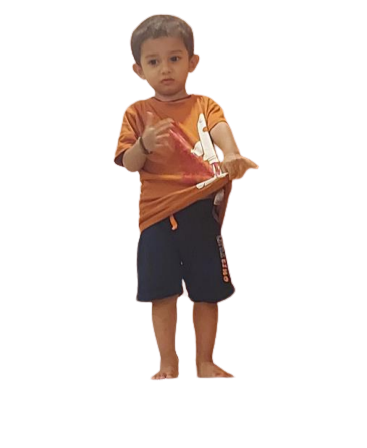
#> input picture no-bg.png, 367 x 448 px
$ python add_white_background.py
#> lines starting #> are read from the running program, lines starting #| are printed output that depends on the picture

import numpy as np
import cv2
from PIL import Image

# creating array using np.zeroes()
array = np.zeros([500, 500, 3],
                 dtype = np.uint8)

# setting RGB color values as 255,255,255
array[:, :] = [255, 255, 255]

# displaying the image
cv2.imshow("image", array)
cv2.waitKey(0)
cv2.imwrite('white-bg.png',array)


img1 = Image.open(r"white-bg.png")
img2 = Image.open(r"no-bg.png")
#> img2 is the input picture: PIL image 367x448 RGBA; mean R, G, B, A 22.8, 14.8, 11.5, 42

# Pasting img2 image on top of img1
# starting at coordinates (0, 0)
# simulating an raster overlay
img1.paste(img2, (0,0), mask = img2)
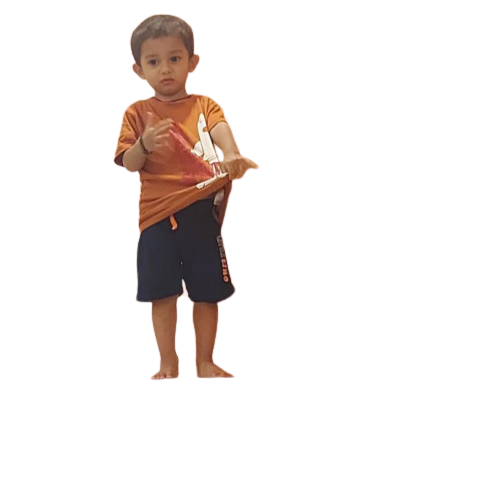
#> img1: PIL image 500x500 RGB; mean R, G, B 241.3, 236.5, 234.6
img1.save("final_picture.png")
img1.show()
